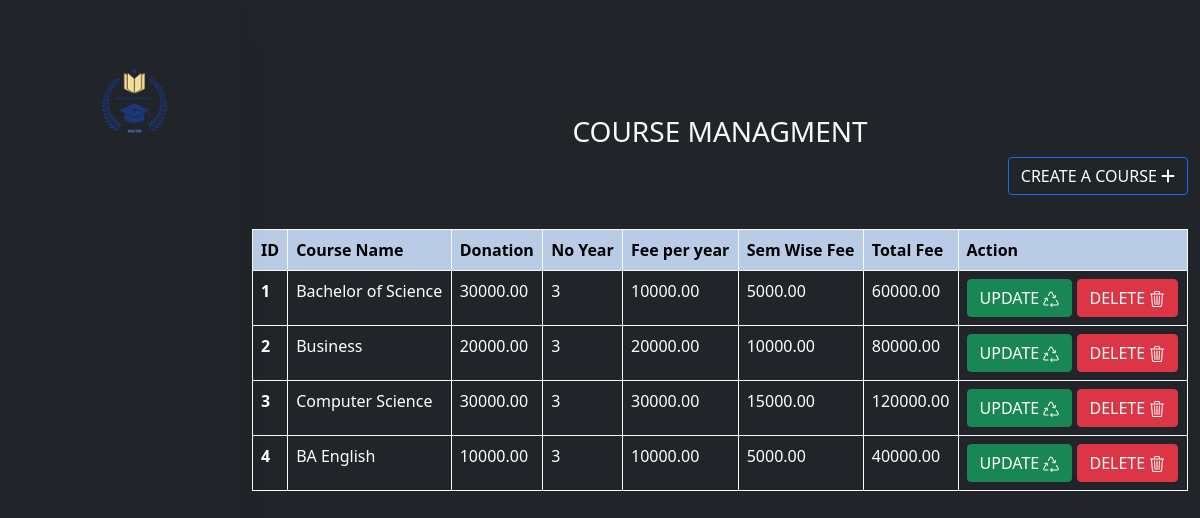
Screenshot of /cresult with the database file from the repository.
### appcollage/models.py (models this page shows, shortened)
class Course(models.Model):
    course_name = models.CharField(max_length=100,null=True,blank=True)
    donation = models.DecimalField(max_digits=10, decimal_places=2,null=True,blank=True)
    number_of_years = models.IntegerField(null=True,blank=True)
    fee_per_year = models.DecimalField(max_digits=10, decimal_places=2,null=True,blank=True)
    sem_wise_fee = models.DecimalField(max_digits=10, decimal_places=2,null=True,blank=True)
    total_fee = models.DecimalField(max_digits=10, decimal_places=2,null=True,blank=True)

### appcollage/views.py (the view)
# urls.py: path('cresult',views.cresult,name='cresult'),
def cresult(request):
    course=Course.objects.all()
    return render(request,"course.html",{'stu':course})

### appcollage/templates/course.html (shortened to what this page needs)
{% extends 'dash.html' %}
{% block content %}
<h3 class="text-center  text-light">COURSE MANAGMENT</h3>
<div style="float: right;"><a href="{% url 'cforms' %}"class="btn btn-dark btn btn-outline-primary"><span style="color: white;">CREATE A COURSE</span> <span class="text-light"><i class="fa-solid fa-plus"></i></span></a></div>
<br><br>
<br>
<div>
  <table class="table table-dark table-hover table-bordered border-light">
    <thead class="table-active table-primary table-bordered border-light " >
      <tr>
            <th scope="col">ID</th>
            <th scope="col">Course Name</th>
            <th scope="col">Donation</th>
            <th scope="col">No Year </th>
            <th scope="col">Fee per year</th>
            <th scope="col">Sem Wise Fee</th>
            <th scope="col">Total Fee</th>
            <th scope="col"> Action</th>
          </tr>
        </thead>
        <tbody>
          {% for stu in stu %}
          <tr>
            <th scope="row">{{stu.id}}</th>
            <td>{{stu.course_name}}    </td>
            <td>{{stu.donation}}   </td>
            <td>{{stu.number_of_years}}</td>
            <td>{{stu.fee_per_year}}</td>
            <td>{{stu.sem_wise_fee}}</td>
            <td>{{stu.total_fee}}</td>
            <td>
                <a href="{% url 'edit_course' stu.id %}"class="btn btn-success">UPDATE
              </a>
                <a href="{% url 'delete_course' stu.id %}"class="btn btn-danger">DELETE
              </a>
            </td>
          </tr>
          {% endfor %}
        </tbody>
        </table>
</div>
{% endblock %}

### rows the page displays
Course: id "1", course_name "Bachelor of Science", donation "30000.00", number_of_years "3", fee_per_year "10000.00", sem_wise_fee "5000.00", total_fee "60000.00"
Course: id "2", course_name "Business", donation "20000.00", number_of_years "3", fee_per_year "20000.00", sem_wise_fee "10000.00", total_fee "80000.00"
Course: id "3", course_name "Computer Science", donation "30000.00", number_of_years "3", fee_per_year "30000.00", sem_wise_fee "15000.00", total_fee "120000.00"
Course: id "4", course_name "BA English", donation "10000.00", number_of_years "3", fee_per_year "10000.00", sem_wise_fee "5000.00", total_fee "40000.00"
